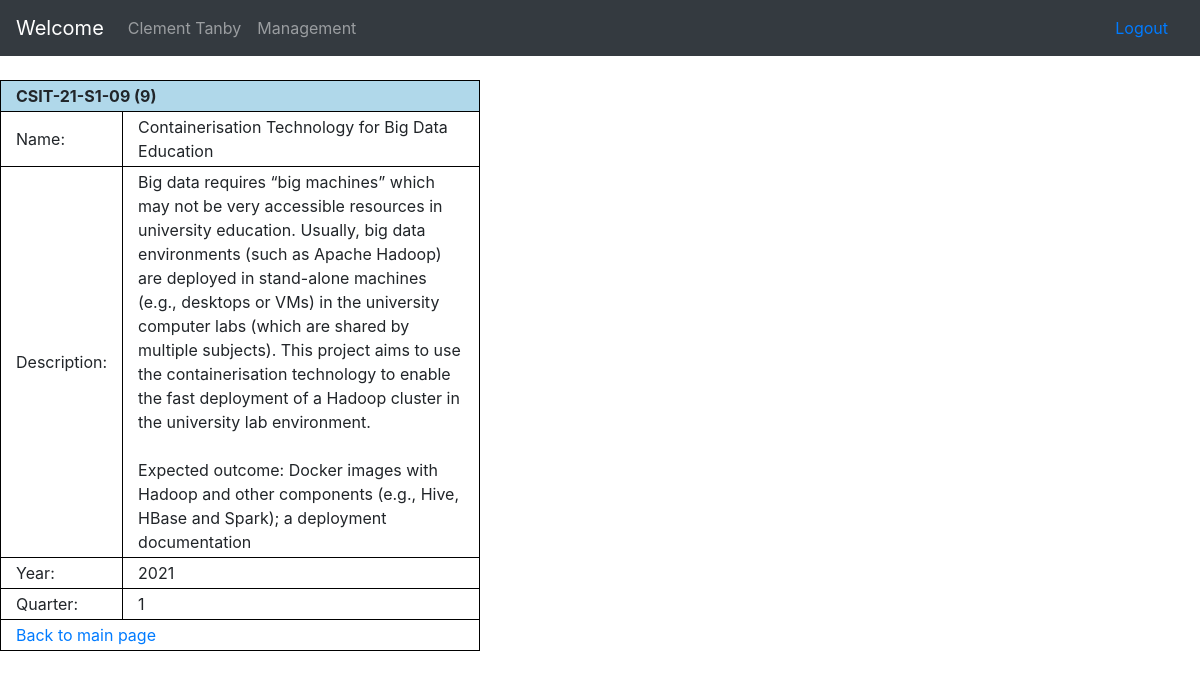
Page /view_project?p=9 (signed in) on the committed database.
### tables this page shows
CREATE TABLE IF NOT EXISTS `accounts` (
  `sim_id` varchar(10) NOT NULL,
  `uow_id` varchar(10) NOT NULL,
  `name` tinytext NOT NULL,
  `password` varchar(64) NOT NULL,
  `phone` varchar(16) DEFAULT NULL,
  `sim_email` varchar(64) DEFAULT NULL,
  `personal_email` varchar(64) DEFAULT NULL,
  `show_phone` tinyint(1) NOT NULL DEFAULT '0',
  `show_email` tinyint(1) NOT NULL DEFAULT '0',
  `type` int(1) NOT NULL COMMENT '0 = Faculty, 1 = Full-time Student, 2 = Part-time Student, 8 = Admin, 9 = Superadmin',
  `majors` json DEFAULT NULL COMMENT 'Faculty => JSON of varchar(8)+,\r\nStudent = JSON of 1 varchar(8) -\r\n[majors.id]',
  `choices` json DEFAULT NULL COMMENT 'Students only -\r\nJSON of varchar(8) [projects.id]',
  `year` smallint(4) DEFAULT NULL COMMENT 'Students only',
  `quarter` tinyint(1) DEFAULT NULL COMMENT 'Students only (1, 2, 3, or 4)',
  PRIMARY KEY (`sim_id`),
  UNIQUE KEY `accounts_uow_id` (`uow_id`),
  KEY `accounts_year_quarter` (`year`,`quarter`) USING BTREE,
  KEY `accounts_type` (`type`),
  KEY `accounts_sim_email` (`sim_email`) USING BTREE,
  KEY `accounts_personal_email` (`personal_email`)
);

CREATE TABLE IF NOT EXISTS `projects` (
  `id` int(11) NOT NULL AUTO_INCREMENT,
  `proj_id` varchar(24) NOT NULL,
  `name` varchar(64) NOT NULL,
  `description` text NOT NULL,
  `year` smallint(4) NOT NULL,
  `quarter` tinyint(1) NOT NULL,
  PRIMARY KEY (`id`),
  UNIQUE KEY `projects_proj_id` (`proj_id`),
  KEY `projects_year_quarter` (`year`,`quarter`)
);

### include/funcs/sql_funcs.php (called while the page is built, shortened)
<?php
	require_once(dirname(__FILE__)."/../class/ClassAccount.php");
	require_once(dirname(__FILE__)."/../class/ClassProject.php");
	function str_clean(&$string){
		return mysqli_real_escape_string($GLOBALS['mysql_link'], trim($string));
	}
	function db_query($query){
		$result = mysqli_query($GLOBALS['mysql_link'], $query);
		$error = mysqli_error($GLOBALS['mysql_link']);
		return $result;
	}
	function get_account($id, $type = ""){
		str_clean($id);
		str_clean($type);
		if($type == ""){
			$type = mysqli_fetch_assoc(db_query("SELECT `type` FROM `accounts` WHERE `sim_id` = '{$id}';"))['type'];
		}
		if($type == 1 || $type == 2){
			return new Student($id);
		}elseif($type == 8 || $type == 9){
			return new Admin($id);
		}elseif($type == 0){
			return new Faculty($id);
		}
		return false;
	}
	function get_project($id, $from = "id"){
		if($from != "proj_id"){
			$from = "id";
		}
		if(is_array($id)){
			array_walk_recursive($id, function(&$value, $key){
				str_clean($value);
				$value = htmlspecialchars($value);
			});
			$output = [];
			foreach($id as $i){
				try{
					$output[] = get_project($i, $from);
				}catch(Exception $e){
					continue;
				}
			}
			return $output;
		}else{
			str_clean($id);
			return new Project($id, $from);
		}
	}
?>

### include/class/ClassAccount.php (called while the page is built, shortened)
<?php
	require_once (dirname(__FILE__)."/../funcs/sql_funcs.php");
	abstract class Account{
		private	$name;
		public function __construct($id){
			$id = str_clean($id);
			$query = db_query("SELECT * FROM `accounts` WHERE `sim_id` = '{$id}' LIMIT 1;");
			$result = mysqli_fetch_assoc($query);
			if(mysqli_num_rows($query) == 1){
				$this->sim_id = $result['sim_id'];
				$this->name = $result['name'];
				$this->account_type = $result['type'];
				$this->raw = $result;
			}else{
				throw new Exception("Account not found.");
			}
		}
		public function get_name(){
			return $this->name;
		}
	}
?>

### include/class/ClassStudent.php (called while the page is built, shortened)
<?php
	require_once (dirname(__FILE__)."/../funcs/sql_funcs.php");
	class Student extends Account{
		public function __construct($id){
			parent::__construct($id);
		}
	}
?>

### include/class/ClassProject.php (called while the page is built, shortened)
<?php
	require_once (dirname(__FILE__)."/../funcs/sql_funcs.php");
	class Project{
		private	$name;
		private	$description;
		private	$year;
		private	$quarter;
		public function __construct($id, $from = "id"){
			if($from != "proj_id"){
				$from = "id";
			}
			$id = str_clean($id);
			$query = db_query("SELECT * FROM `projects` WHERE `{$from}` = '{$id}' LIMIT 1;");
			$result = mysqli_fetch_assoc($query);
			if(mysqli_num_rows($query) == 1){
				$this->id = $result['id'];
				$this->proj_id = $result['proj_id'];
				$this->name = $result['name'];
				$this->description = $result['description'];
				$this->year = $result['year'];
				$this->quarter = $result['quarter'];
			}else{
				throw new Exception("Project not found.");
			}
		}
		public function get_name(){
			return $this->name;
		}
		public function get_description(){
			return $this->description;
		}
		public function get_year(){
			return (int)$this->year;
		}
		public function get_quarter(){
			return (int)$this->quarter;
		}
	}
?>

### view_project.php (the view, shortened to what this page needs)
<?php
	require_once("include/funcs/sql_funcs.php");
	$account = get_account($_SESSION["id"]);
	$project = get_project($_GET['p']);
?>
<!DOCTYPE html>
<html lang='en'>
	<head>
		<link rel='stylesheet' href='include/css/main.css' />
	</head>
	<body>
		<?php include("include/templates/header.php"); ?>
		<table id='view_project' class='basic_table' style='width:40%;'>
			<tr>
				<td colspan='2'>
					<?= $project->proj_id ?> (<?= $project->id ?>)
				</td>
			</tr>
			<tr>
				<td style='width:25%;'>
					Name:
				</td>
				<td>
					<?= $project->get_name() ?>
				</td>
			</tr>
			<tr>
				<td style='width:25%;'>
					Description:
				</td>
				<td>
					<?= nl2br($project->get_description()) ?>
				</td>
			</tr>
			<tr>
				<td style='width:25%;'>
					Year:
				</td>
				<td>
					<?= $project->get_year() ?>
				</td>
			</tr>
			<tr>
				<td style='width:25%;'>
					Quarter:
				</td>
				<td>
					<?= $project->get_quarter() ?>
				</td>
			</tr>
			<tr>
				<td colspan='2'>
					<a href='home.php'>
						Back to main page
					</a>
				</td>
			</tr>
		</table>
	</body>
</html>

### include/templates/header.php (shortened to what this page needs)
<link href="include/css/bootstrap.min.css" rel="stylesheet" id="bootstrap-css">
<div class="navbar navbar-expand-md navbar-dark bg-dark mb-4" role="navigation">
    <a class="navbar-brand" href="home.php">Welcome </a>
    <div class="collapse navbar-collapse" id="navbarCollapse">
        <ul class="navbar-nav mr-auto">
            <li class="nav-item">
				<a class="nav-link"  href='view_account.php?a=<?= $account->sim_id ?>'>
					<?= $account->get_name() ?>
				</a>
            </li>
			<li class="nav-item">
				<a class="nav-link" href="management.php">Management</a>
			</li>
        </ul>
		<a class="nav-link" href="logout.php">Logout</a>
    </div>
</div>

### include/css/main.css (style rules this page uses)
.basic_table { border: 1px solid #000000; border-collapse: collapse; }
.basic_table tr td { border: 1px solid #000000; padding: 3px 15px; }
.basic_table tr:first-child td { background-color:#B0D8EA; font-weight: bold; }
.project_table th, td { padding: 8px; text-align: left; border-bottom: 1px solid #ddd; }

### include/templates/header.php (style rules this page uses)
.navbar { z-index:1; }

### rows in the picture
accounts: name "Clement Tanby"
projects: proj "CSIT-21-S1-09", id "9", name "Containerisation Technology for Big Data Education", description "Big data requires “big machines” which may not be very accessible resources in university education. Usually, big data environments (such as Apache Hadoop) are deployed in stand-alone machines (e.g., desktops or VMs) in the university computer labs (which are shared by multiple subjects). This project aims to use the containerisation technology to enable the fast deployment of a Hadoop cluster in the university lab environment. Expected outcome: Docker images with Hadoop and other components (e.g., Hive, HBase and Spark); a deployment documentation", year "2021", quarter "1"
